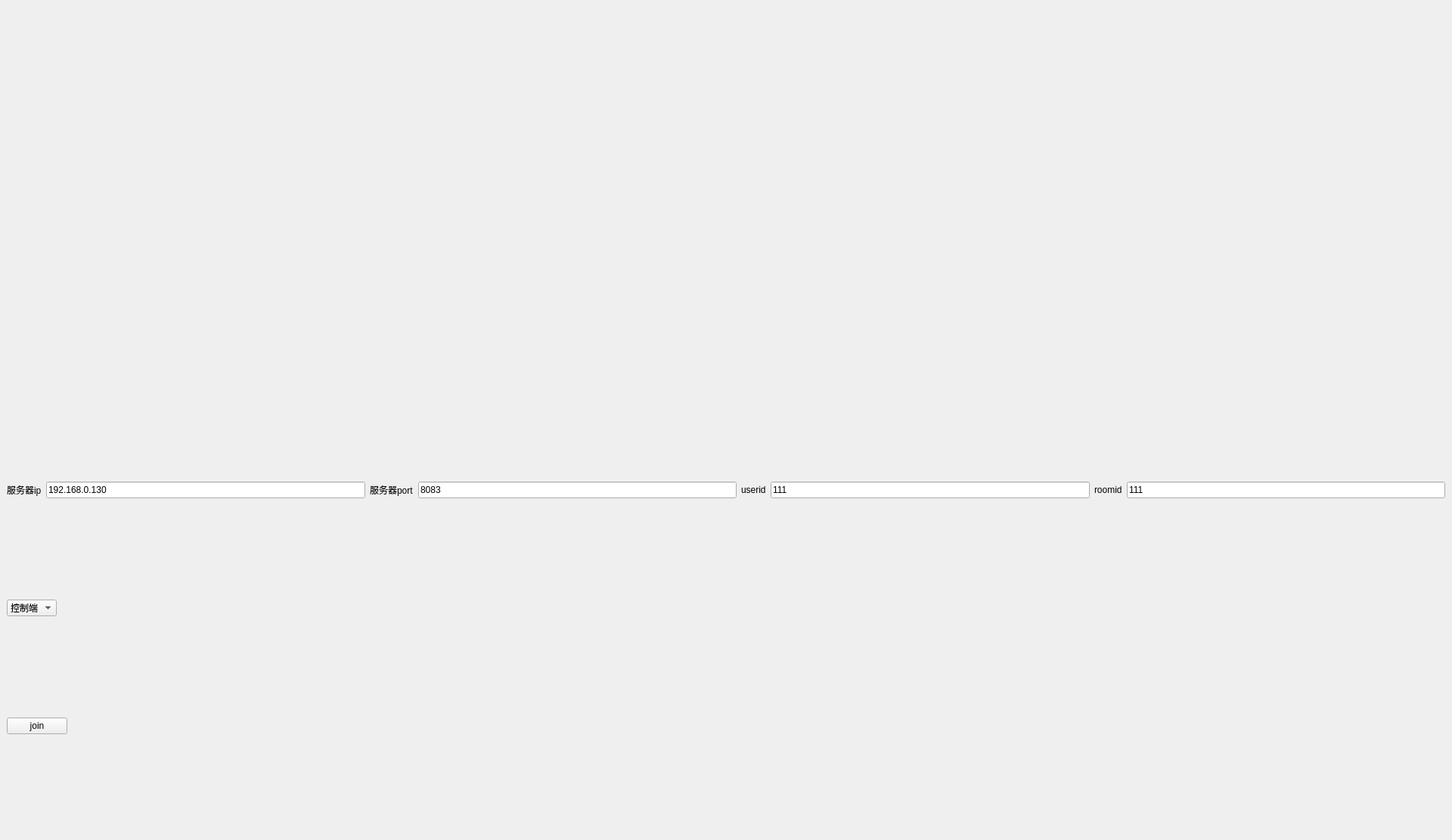
<?xml version="1.0" encoding="UTF-8"?>
<ui version="4.0">
 <class>MainWindow</class>
 <widget class="QMainWindow" name="MainWindow">
  <property name="geometry">
   <rect>
    <x>0</x>
    <y>0</y>
    <width>1920</width>
    <height>1111</height>
   </rect>
  </property>
  <property name="windowTitle">
   <string>MainWindow</string>
  </property>
  <widget class="RemoteDesktopDisplay" name="centralwidget">
   <layout class="QGridLayout" name="gridLayout">
    <item row="2" column="0">
     <layout class="QHBoxLayout" name="horizontalLayout_2">
      <item>
       <widget class="QLabel" name="label">
        <property name="text">
         <string>服务器ip</string>
        </property>
       </widget>
      </item>
      <item>
       <widget class="QLineEdit" name="serverip">
        <property name="text">
         <string>192.168.0.130</string>
        </property>
       </widget>
      </item>
      <item>
       <widget class="QLabel" name="label_2">
        <property name="text">
         <string>服务器port</string>
        </property>
       </widget>
      </item>
      <item>
       <widget class="QLineEdit" name="serverport">
        <property name="text">
         <string>8083</string>
        </property>
       </widget>
      </item>
      <item>
       <widget class="QLabel" name="label_3">
        <property name="text">
         <string>userid</string>
        </property>
       </widget>
      </item>
      <item>
       <widget class="QLineEdit" name="userid">
        <property name="text">
         <string>111</string>
        </property>
       </widget>
      </item>
      <item>
       <widget class="QLabel" name="label_4">
        <property name="text">
         <string>roomid</string>
        </property>
       </widget>
      </item>
      <item>
       <widget class="QLineEdit" name="roomid">
        <property name="text">
         <string>111</string>
        </property>
       </widget>
      </item>
     </layout>
    </item>
    <item row="0" column="0">
     <spacer name="verticalSpacer">
      <property name="orientation">
       <enum>Qt::Vertical</enum>
      </property>
      <property name="sizeType">
       <enum>QSizePolicy::Fixed</enum>
      </property>
      <property name="sizeHint" stdset="0">
       <size>
        <width>20</width>
        <height>500</height>
       </size>
      </property>
     </spacer>
    </item>
    <item row="3" column="0">
     <layout class="QHBoxLayout" name="horizontalLayout_3">
      <item>
       <widget class="QComboBox" name="comboBox">
        <item>
         <property name="text">
          <string>控制端</string>
         </property>
        </item>
        <item>
         <property name="text">
          <string>被控端</string>
         </property>
        </item>
       </widget>
      </item>
      <item>
       <spacer name="horizontalSpacer">
        <property name="orientation">
         <enum>Qt::Horizontal</enum>
        </property>
        <property name="sizeHint" stdset="0">
         <size>
          <width>40</width>
          <height>20</height>
         </size>
        </property>
       </spacer>
      </item>
     </layout>
    </item>
    <item row="4" column="0">
     <layout class="QHBoxLayout" name="horizontalLayout">
      <item>
       <widget class="QPushButton" name="join">
        <property name="text">
         <string>join</string>
        </property>
       </widget>
      </item>
      <item>
       <spacer name="horizontalSpacer_2">
        <property name="orientation">
         <enum>Qt::Horizontal</enum>
        </property>
        <property name="sizeHint" stdset="0">
         <size>
          <width>40</width>
          <height>20</height>
         </size>
        </property>
       </spacer>
      </item>
     </layout>
    </item>
   </layout>
  </widget>
 </widget>
 <customwidgets>
  <customwidget>
   <class>RemoteDesktopDisplay</class>
   <extends>QWidget</extends>
   <header location="global">DisplayModule/remote_desktop.h</header>
   <container>1</container>
  </customwidget>
 </customwidgets>
 <resources/>
 <connections/>
</ui>
